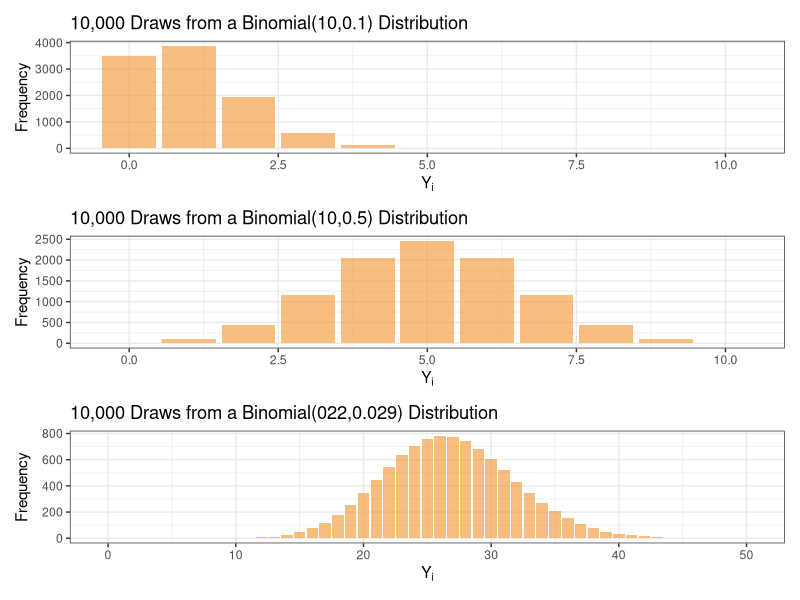

Here is the R script that generated this plot:
## ---- chunk 1
#| out.width: 100% 
#| fig.width: 5.5
#| fig.height: 10
library(tidyverse)
library(patchwork)

plt1 <- tibble(
  x = seq(0, 10),
  y = dbinom(x = x, size = 10, 0.1) * 10000
) |> 
ggplot(aes(x = x, y = y)) + 
geom_col(fill = "#f0932b", alpha = 0.6) + 
theme_bw() + 
ggtitle("10,000 Draws from a Binomial(10,0.1) Distribution") + 
labs(y = "Frequency", x = expression(Y[i]))

plt2 <- tibble(
  x = seq(0, 10),
  y = dbinom(x = x, size = 10, 0.5) * 10000
) |> 
ggplot(aes(x = x, y = y)) + 
geom_col(fill = "#f0932b", alpha = 0.6) + 
theme_bw() + 
ggtitle("10,000 Draws from a Binomial(10,0.5) Distribution") + 
labs(y = "Frequency", x = expression(Y[i]))

plt3 <- tibble(
  x = seq(0, 50),
  y = dbinom(x = x, size = 922, 0.029) * 10000
) |> 
ggplot(aes(x = x, y = y)) + 
geom_col(fill = "#f0932b", alpha = 0.6) + 
theme_bw() + 
ggtitle("10,000 Draws from a Binomial(022,0.029) Distribution") + 
labs(y = "Frequency", x = expression(Y[i]))

plt1 / plt2 / plt3
## ---- chunk 2
prop.test(27, 922, p = 0.02, correct = FALSE)
